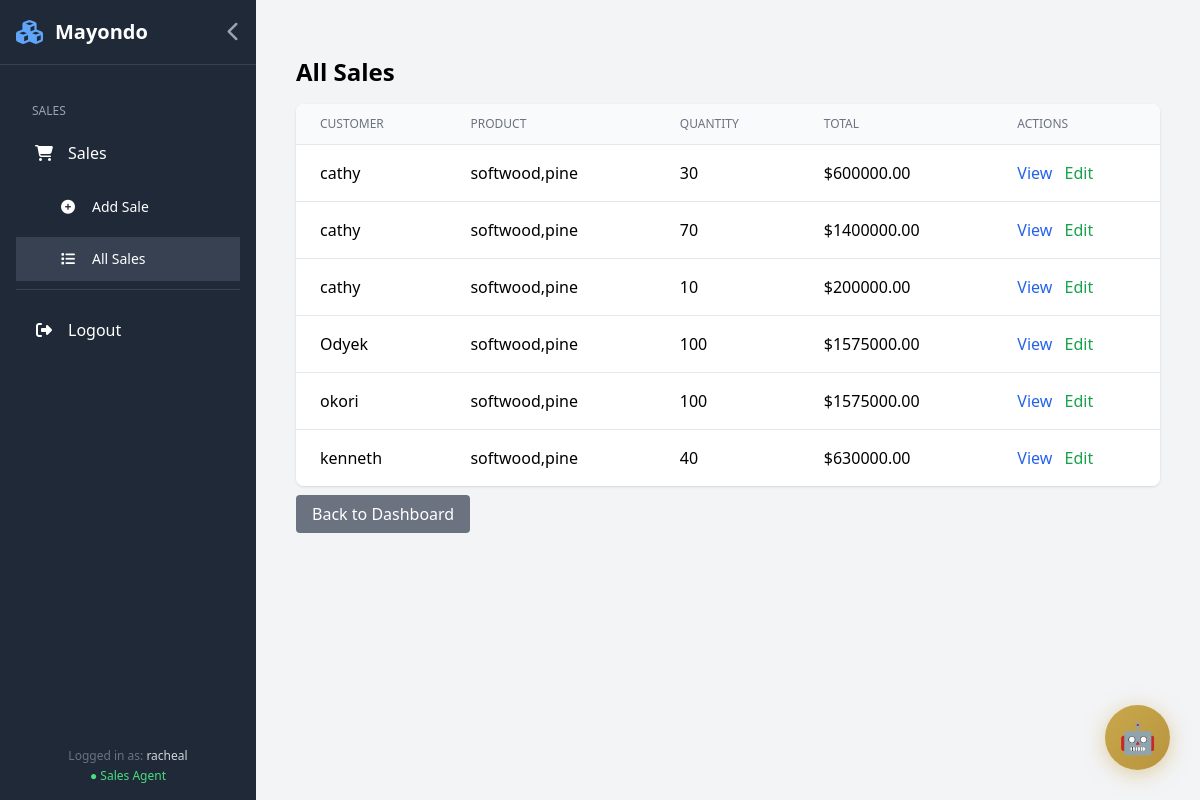
Page /allsales/ (signed in) on the earlier database version.
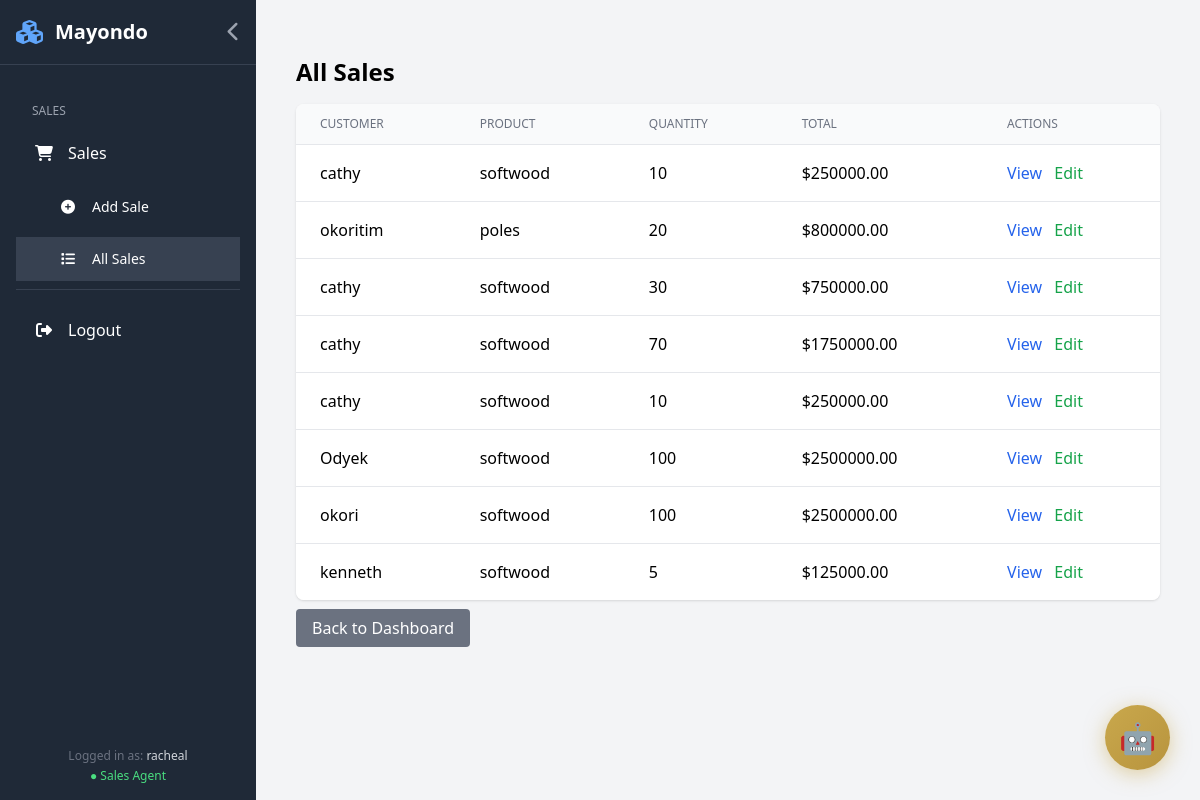
Same page on the later database version.
### home/models.py (models this page shows, shortened)
class Sales(models.Model):
    customername = models.TextField()
    producttype = models.CharField(max_length=20)
    productname = models.ForeignKey(Stock, on_delete=models.CASCADE)
    quantity = models.IntegerField()
    sellingprice_unitcost = models.DecimalField(max_digits=10, decimal_places=2, default=0)
    sellingprice = models.DecimalField(max_digits=10, decimal_places=2)
    transportfare = models.DecimalField(default=0, max_digits=10, decimal_places=2)
    transport_offered = models.BooleanField(default=True)
    paymentmethod = models.CharField(max_length=10)
    salesagentname = models.ForeignKey(User, on_delete=models.CASCADE)
    date = models.DateField(null=True)
    totalprice = models.DecimalField(default=0, max_digits=10, decimal_places=2)
    is_paid = models.BooleanField(default=False)

class Stock(models.Model):
    productname = models.TextField()
    origin = models.TextField()
    contact = models.IntegerField()
    quality = models.CharField(max_length=10, choices=GRADE_CHOICES, blank=True)
    quantity = models.IntegerField()
    costprice_unitcost = models.DecimalField(max_digits=10, decimal_places=2, default=0)
    costprice = models.DecimalField(max_digits=10, decimal_places=2, default=0)
    date = models.DateField(null=True)
    warehouse = models.TextField()

### home/views.py (the view)
# urls.py: path('allsales/', allsalespage, name='allsales'),
@login_required(login_url='/login/')
def allsalespage(request):
    sales = Sales.objects.all().order_by('-date')
    search_query = request.GET.get('search')
    if search_query:
        sales = sales.filter(
            Q(customername__icontains=search_query) |
            Q(productname__productname__icontains=search_query)
        )
    paginator = Paginator(sales, 20)
    page_number = request.GET.get('page')
    page_obj = paginator.get_page(page_number)
    context = {
        'sales': page_obj,
        'total_sales': sales.count(),
        'search_query': search_query,
        'is_manager': is_manager(request.user),
    }
    return render(request, "allsales.html", context)

### home/views.py (called while the page is built)
def is_manager(user):
    try:
        return user.profile.role == "manager"
    except:
        return False

### home/templates/allsales.html
{% extends "base_auth.html" %}
{% load static %}
{% block content %}
<div class="container mx-auto px-4 py-8">
    <h1 class="text-2xl font-bold mb-4">All Sales</h1>
    <div class="bg-white rounded-lg shadow overflow-hidden">
        <table class="min-w-full divide-y divide-gray-200">
            <thead class="bg-gray-50">
                <tr>
                    <th class="px-6 py-3 text-left text-xs font-medium text-gray-500 uppercase">Customer</th>
                    <th class="px-6 py-3 text-left text-xs font-medium text-gray-500 uppercase">Product</th>
                    <th class="px-6 py-3 text-left text-xs font-medium text-gray-500 uppercase">Quantity</th>
                    <th class="px-6 py-3 text-left text-xs font-medium text-gray-500 uppercase">Total</th>
                    <th class="px-6 py-3 text-left text-xs font-medium text-gray-500 uppercase">Actions</th>
                </tr>
            </thead>
            <tbody class="bg-white divide-y divide-gray-200">
                {% for sale in sales %}
                <tr>
                    <td class="px-6 py-4">{{ sale.customername }}</td>
                    <td class="px-6 py-4">{{ sale.productname.productname }}</td>
                    <td class="px-6 py-4">{{ sale.quantity }}</td>
                    <td class="px-6 py-4">${{ sale.totalprice }}</td>
                    <td class="px-6 py-4">
                        <a href="{% url 'view_sale' sale.id %}" class="text-blue-600 hover:text-blue-900">View</a>
                        <a href="{% url 'update_sale' sale.id %}" class="text-green-600 hover:text-green-900 ml-2">Edit</a>
                    </td>
                </tr>
                {% empty %}
                <tr><td colspan="5" class="px-6 py-4 text-center text-gray-500">No sales found</td></tr>
                {% endfor %}
            </tbody>
        </table>
    </div>
    <div class="mt-4">
        <a href="{% url 'dashboard' %}" class="bg-gray-500 text-white px-4 py-2 rounded">Back to Dashboard</a>
    </div>
</div>
{% endblock %}

### home/templates/base_auth.html (shortened to what this page needs)
{% load static %}
<!DOCTYPE html>
<html lang="en">
<head>
    <script src="https://cdn.tailwindcss.com"></script>
    <link rel="stylesheet" href="https://cdnjs.cloudflare.com/ajax/libs/font-awesome/6.5.2/css/all.min.css">
</head>
<body>
    <div id="sidebar">
        {% include "sidebar.html" %}
    </div>
    <div id="mainContent">
        <div class="container-custom mx-auto">
            {% block content %}
            {% endblock %}
        </div>
    </div>
    {% include "chat_widget.html" %}
</body>
</html>

### home/templates/sidebar.html (shortened to what this page needs)
{% load static %}
<aside id="sidebar" class="bg-gray-800 text-white h-full overflow-y-auto">
    <div class="flex items-center justify-between p-4 border-b border-gray-700">
        <div class="flex items-center space-x-3 overflow-hidden">
            <i class="fas fa-cubes text-2xl text-blue-400 flex-shrink-0"></i>
            <span id="sidebarTitle" class="text-xl font-bold whitespace-nowrap">Mayondo</span>
        </div>
        <button onclick="toggleSidebar()" class="text-gray-400 hover:text-white transition flex-shrink-0">
            <i id="toggleIcon" class="fas fa-chevron-left text-xl"></i>
        </button>
    </div>
    <nav class="p-4">
        <ul class="space-y-2">
            <li class="mt-4">
                <span class="nav-text text-xs text-gray-400 uppercase px-4 whitespace-nowrap">Sales</span>
            </li>
            <li>
                <a href="{% url 'sales' %}" class="flex items-center px-4 py-3 rounded hover:bg-gray-700 transition {% if request.path == '/sales/' %}bg-gray-700{% endif %}">
                    <i class="fas fa-shopping-cart w-6 text-center flex-shrink-0"></i>
                    <span class="nav-text ml-3 whitespace-nowrap">Sales</span>
                </a>
            </li>
            <li>
                <a href="{% url 'add_sales' %}" class="flex items-center px-4 py-3 pl-10 text-sm hover:bg-gray-700 transition {% if request.path == '/sales/add/' %}bg-gray-700{% endif %}">
                    <i class="fas fa-plus-circle w-6 text-center flex-shrink-0"></i>
                    <span class="nav-text ml-3 whitespace-nowrap">Add Sale</span>
                </a>
            </li>
            <li>
                <a href="{% url 'allsales' %}" class="flex items-center px-4 py-3 pl-10 text-sm hover:bg-gray-700 transition {% if request.path == '/allsales/' %}bg-gray-700{% endif %}">
                    <i class="fas fa-list w-6 text-center flex-shrink-0"></i>
                    <span class="nav-text ml-3 whitespace-nowrap">All Sales</span>
                </a>
            </li>
            <li class="mt-8 border-t border-gray-700 pt-4">
                <a href="{% url 'logout' %}" class="flex items-center px-4 py-3 rounded hover:bg-red-600 transition">
                    <i class="fas fa-sign-out-alt w-6 text-center flex-shrink-0"></i>
                    <span class="nav-text ml-3 whitespace-nowrap">Logout</span>
                </a>
            </li>
        </ul>
    </nav>
    <div class="absolute bottom-4 left-0 right-0 text-center text-xs text-gray-500 px-4">
        <p class="nav-text whitespace-nowrap">Logged in as: <span class="text-gray-300">{{ user.username }}</span></p>
        <p class="mt-1 nav-text whitespace-nowrap">
            {% if is_manager %}
            <span class="text-blue-400">● Manager</span>
            {% else %}
            <span class="text-green-400">● Sales Agent</span>
            {% endif %}
        </p>
    </div>
</aside>

### home/templates/chat_widget.html (shortened to what this page needs)
{% load static %}
<div style="position: fixed; bottom: 30px; right: 30px; z-index: 99999;">
    <button onclick="toggleChatWidget()" style="
        width: 65px;
        height: 65px;
        border-radius: 50%;
        background: linear-gradient(135deg, #c9a84c, #b8943e);
        border: none;
        color: white;
        font-size: 30px;
        cursor: pointer;
        box-shadow: 0 4px 20px rgba(201, 168, 76, 0.5);
        transition: all 0.3s ease;
        display: flex;
        align-items: center;
        justify-content: center;
    " onmouseover="this.style.transform='scale(1.1)'" onmouseout="this.style.transform='scale(1)'">
        🤖
    </button>
</div>

### home/templates/base_auth.html (style rules this page uses)
* { margin: 0; padding: 0; box-sizing: border-box; }
body { overflow-x: hidden; background: #f3f4f6; }
#sidebar { position: fixed; top: 0; left: 0; height: 100vh; z-index: 50; overflow: hidden; background: #1f2937; width: 256px; transition: width 0.3s cubic-bezier(0.4, 0, 0.2, 1); }
#mainContent { margin-left: 256px; min-height: 100vh; background: #f3f4f6; transition: margin-left 0.3s cubic-bezier(0.4, 0, 0.2, 1); width: auto; }
.container-custom { max-width: 100%; padding: 1.5rem; }

Differences in the rows shown:
added Sales: customername "cathy", productname.productname "softwood", quantity "10", totalprice "250000.00"
added Sales: customername "okoritim", productname.productname "poles", quantity "20", totalprice "800000.00"
changed Sales (number 3 of 8 on the later page): productname.productname "softwood,pine" → "softwood"; totalprice "600000.00" → "750000.00"
changed Sales (number 4 of 8 on the later page): productname.productname "softwood,pine" → "softwood"; totalprice "1400000.00" → "1750000.00"
changed Sales (number 5 of 8 on the later page): productname.productname "softwood,pine" → "softwood"; totalprice "200000.00" → "250000.00"
changed Sales "Odyek": productname.productname "softwood,pine" → "softwood"; totalprice "1575000.00" → "2500000.00"
changed Sales "okori": productname.productname "softwood,pine" → "softwood"; totalprice "1575000.00" → "2500000.00"
changed Sales "kenneth": productname.productname "softwood,pine" → "softwood"; quantity "40" → "5"; totalprice "630000.00" → "125000.00"
